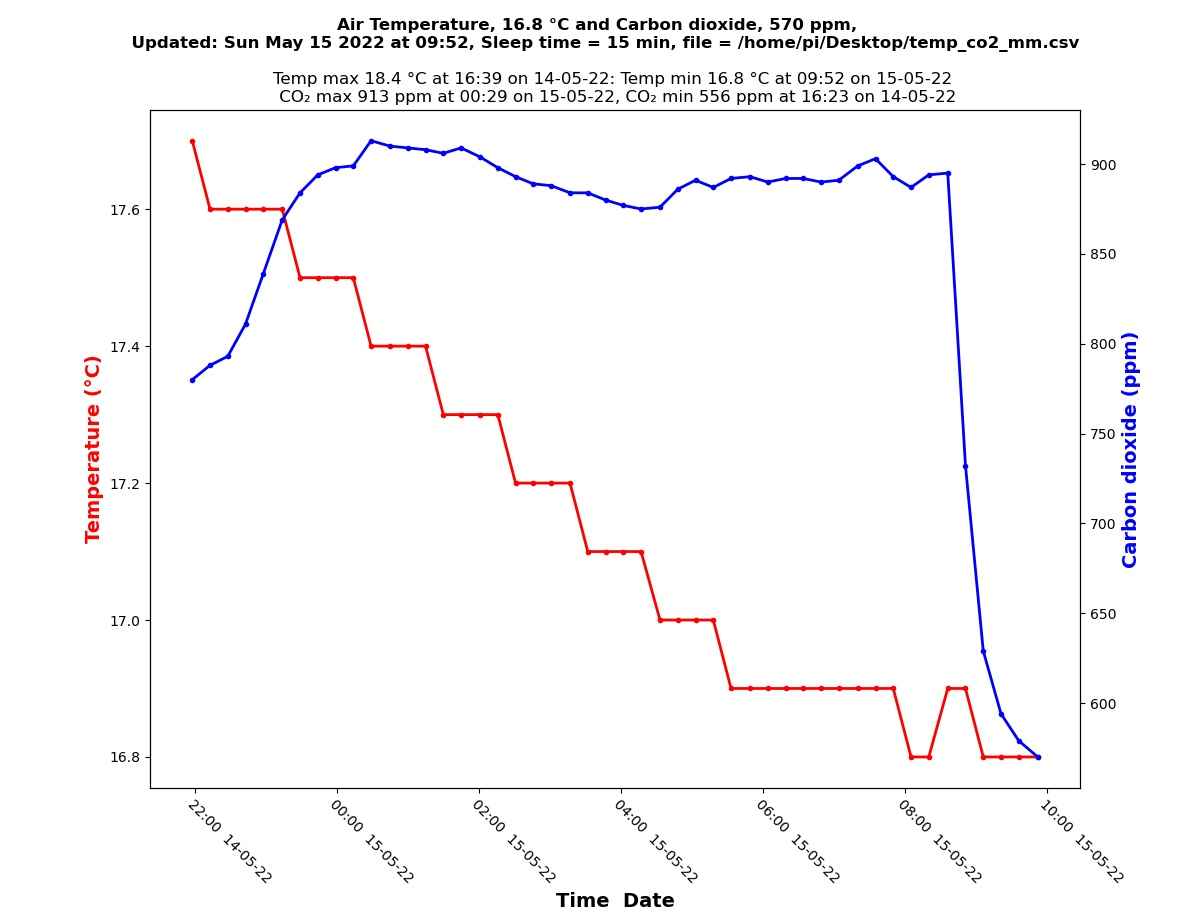

This chart was generated by the following Python code:
#!/usr/bin/python3
#-*- coding:utf-8 -*-

# See: www.CO2Meter.com  Application Note AN168: Raspberry Pi to SenseAir S8 CO2 Sensor via UART
# Thanks to Pimoroni.com for bme680 software
# In terminal: curl https://get.pimoroni.com/bme680 | bash

# Enables existing data file to be plotted after power failure/shutdown
# Must run on Python 3 and have network access to get time
# Install matplotlib: sudo apt-get install python3-matplotlib
# Install pandas:sudo apt-get install python3-pandas

# In RPi "Preferences - RPi Configuration - Interfaces" make sure Serial Port is Enabled & Serial Console: Disabled

# To autostart 
# sudo nano /etc/xdg/lxsession/LXDE-pi/autostart
# add to end of file:
# @sudo /usr/bin/python3 /home/pi/temp_co2_mm.py &

import bme680
import os.path
import csv
import datetime as dt
import matplotlib.pyplot as plt
import matplotlib.animation as animation
import pandas as pd
import matplotlib.dates as mdates
import serial
from datetime import datetime

sensor = bme680.BME680(bme680.I2C_ADDR_PRIMARY)
ser = serial.Serial('/dev/ttyS0',baudrate = 9600, timeout = 0.5)
print ('1. Raspberry pi to AN-137 K-30 via UART')
print('2. Raspberry pi to BME688 via I2C')

print ('\n Date      Time,   Temp,   RH,    Press,     Res      CO2')
x = []
y = []                                                            
y1 = []
y2 = []
y3 = []
y4 = []

if os.path.exists('/home/pi/Desktop/temp_co2_mm.csv'):
    filename = '/home/pi/Desktop/temp_co2_mm.csv'
    fieldnames = ['Time', 'Temp', 'RH', 'Press','Res', 'CO2']                         
    with open (filename, 'a') as csv_file:        
        csv_writer = csv.DictWriter(csv_file, fieldnames = fieldnames)         
else:
    filename = '/home/pi/Desktop/temp_co2_mm.csv'
    fieldnames = ['Time', 'Temp', 'RH', 'Press',  'Res', 'CO2']
    with open (filename, 'w') as csv_file:        
        csv_writer = csv.DictWriter(csv_file, fieldnames = fieldnames)
        csv_writer.writeheader()
        
# Create figure
fig, ax1 = plt.subplots(1, 1, figsize=(12, 12))
fig.subplots_adjust(bottom = 0.14)
ax2 = ax1.twinx()

def animate(i, x, y, y1, y2, y3, y4):

# Read Time & BME680 data
    x_time = (dt.datetime.now().strftime('%d-%m-%Y %H:%M'))  
    sensor.get_sensor_data()         
    temp = round((sensor.data.temperature),1)
    hum = round(sensor.data.humidity,1)   
    press = round(sensor.data.pressure,1)
    res = round((sensor.data.gas_resistance/1000),0)        
# Read co2            
    ser.flushInput()    
    ser.write(b'\xFE\x44\x00\x08\x02\x9F\x25')
    plt.pause(2)
    resp = ser.read(7)
    high = (resp[3])
    low = (resp[4])
    co2 = int(high*256) + low
    
# Write to file     
    with open (filename, 'a') as csv_file:       
        csv_writer= csv.DictWriter(csv_file,fieldnames=fieldnames)        
        info={"Time": x_time,'Temp': temp, 'RH': hum, 'Press': press,'Res': res,'CO2': co2}                                          
        csv_writer.writerow(info)
        
    x.append(x_time)
    y.append(temp)
    y1.append(hum)
    y2.append(press)
    y3.append(res)
    y4.append(co2)
       
    df = pd.read_csv(filename)
    x = df['Time']
    y = df['Temp']
    y1 = df['RH']
    y2 = df['Press']
    y3 = df['Res']
    y4 = df['CO2']
        
# Rolling time window of 48 data points ie 12h for 15 min readings 
    x = x[-48:]
    y = y[-48:]
    y1 = y1[-48:]
    y2 = y2[-48:]
    y3 = y3[-48:]
    y4 = y4[-48:]
    
# Get times for low & high temp then CO2. (Only one value allowed)
    df['Time'] = pd.to_datetime(df['Time'])
    df['Time'] = df['Time'].dt.strftime('%H:%M on %d-%m-%y')   
    high_temp =(df["Temp"].max())
    index =(df[df['Temp'] ==high_temp].index.values)
    if len(index)>0:
        loc = (index)
        le = (len(index)-1)
        high = (loc[le])
        htemp=(df.iat[high,1])
        htime_temp=(df.iat[high,0])          
    else:       
        htemp_temp =(df["Temp"].max())
        htime_temp=(df.iat[index,0])
    
    low_temp =(df["Temp"].min())
    index =(df[df['Temp'] ==low_temp].index.values)
    if len(index)>0:
        loc = (index)
        le = (len(index)-1)
        low = (loc[le])
        ltemp=(df.iat[low,1])
        ltime_temp=(df.iat[low,0])                 
    else:
        ltemp=(df.iat[index,0])
        ltime_temp =(df["Temp"].min())
 
    df['Time'] = pd.to_datetime(df['Time'])
    df['Time'] = df['Time'].dt.strftime('%H:%M on %d-%m-%y')
   
    lowco2 =(df['CO2'].min())
    index =(df[df['CO2'] ==lowco2].index.values)
    if len(index)> 0:
        loc = (index)
        le = ((len(index)-1))
        low = (loc[le])
        lco2=(df.iat[low,5])
        ltime_co2=(df.iat[low,0])                
    else:
        lco2 =(df["CO2"].min())
        ltime_co2=(df.iat[index,0])
        
        
    highco2 =(df['CO2'].max())
    index =(df[df['CO2'] ==highco2].index.values)
    if len(index)> 0:
        loc = (index)
        le = ((len(index)-1))
        high = (loc[le])
        hco2=(df.iat[high,5])
        htime_co2=(df.iat[high,0])   
    else:
        hco2 =(df['CO2'].max()) 
        htime_co2=(df.iat[index,0])      
    print('{0:1}, {1:1},   {2:1},  {3:1},    {4:1},  {5:1}'.format(x_time,temp,hum,press,res,co2))
    
# Format graph   
    ax1.clear() 
    nowtime = (dt.datetime.now().strftime('%a %b %d %Y at %H:%M'))     
    fig.suptitle(f'Air Temperature, {temp} \u00B0C and Carbon dioxide, {co2} ppm, \n  Updated: {nowtime}, Sleep time = {nap} min, file = {filename}',fontsize = 12,fontweight='bold')
    ax1.set_title(f'Temp max {htemp} \u00B0C at {htime_temp}: Temp min {ltemp} \u00B0C at {ltime_temp} \n CO\u2082 max {hco2} ppm at {htime_co2}, CO\u2082 min {lco2} ppm at {ltime_co2}')   
    a = [datetime.strptime(d,'%d-%m-%Y %H:%M') for d in x]    
    ax1.plot(a, y, marker = '.', linewidth=2, color='red')
    ax1.set_xlabel('Time  Date', fontsize=14,fontweight='bold')
    plt.setp(ax1.xaxis.get_majorticklabels(), rotation = -45, ha="left" ,rotation_mode="anchor")
    ax1.set_ylabel('Temperature (\u00B0C)', fontsize=14,fontweight='bold',color='red')
    ax1.xaxis.set_major_formatter(mdates.DateFormatter('%H:%M  %d-%m-%y'))
    ax2.clear()
    nowtime = (dt.datetime.now().strftime('%a %b %d %Y at %H:%M'))
    a = [datetime.strptime(d,'%d-%m-%Y %H:%M') for d in x]
    ax2.set_ylabel('Carbon dioxide (ppm)',fontsize=14,fontweight='bold', color='blue')    
    ax2.plot(a, y4, marker = '.', linewidth=2, color='blue')  
    ax2.xaxis.set_major_formatter(mdates.DateFormatter('%H:%M  %d-%m-%y'))           
    plt.savefig('/home/pi/Desktop/temp_co2_mm'+'.jpg')
    
# Set sleep time (min)    
nap = 15

ani = animation.FuncAnimation(fig, animate, fargs=(x, y, y1, y2, y3, y4), interval= nap*60000)
plt.show()
